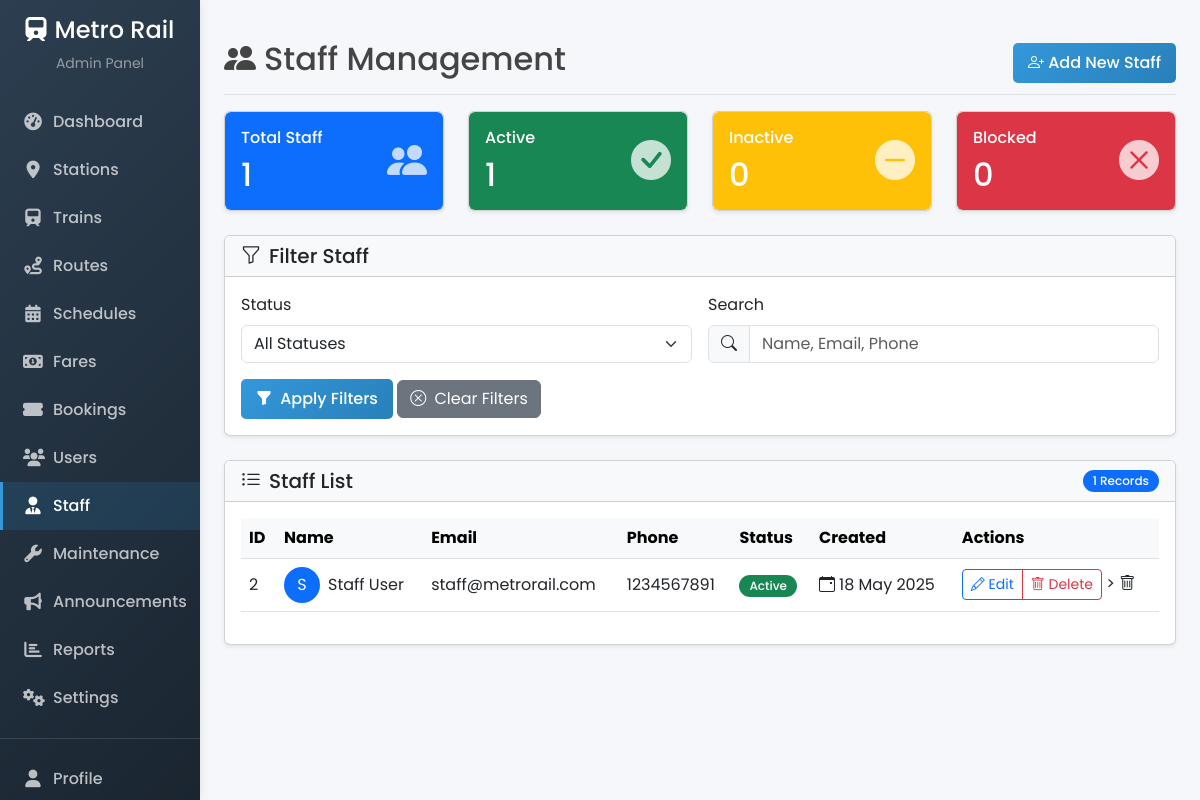
The page /admin/staff.php (signed in) on the database its author committed.
### tables this page shows
CREATE TABLE `users` (
  `id` int(11) NOT NULL,
  `name` varchar(100) NOT NULL,
  `email` varchar(100) NOT NULL,
  `phone` varchar(20) NOT NULL,
  `password` varchar(255) NOT NULL,
  `role` enum('admin','staff','user') NOT NULL DEFAULT 'user',
  `status` enum('active','inactive','blocked') NOT NULL DEFAULT 'active',
  `created_at` datetime NOT NULL,
  `updated_at` datetime DEFAULT NULL
);

### includes/db.php (called while the page is built, shortened)
<?php
try {
    $conn = new mysqli(DB_HOST, DB_USER, DB_PASS, DB_NAME);
} catch (mysqli_sql_exception $e) {
    if (DEBUG_MODE) {
        die('Database Connection Failed: ' . $e->getMessage());
    } else {
        die('Database Connection Failed. Please try again later.');
    }
}
$conn->set_charset('utf8');
function executeQuery($sql, $params = []) {
    global $conn;
    $stmt = $conn->prepare($sql);
    $stmt->execute();
    $result = $stmt->get_result();
    return $result;
}
function fetchRow($sql, $params = []) {
    $result = executeQuery($sql, $params);
    if ($result && $result->num_rows > 0) {
        return $result->fetch_assoc();
    }
    return null;
}
function fetchRows($sql, $params = []) {
    $result = executeQuery($sql, $params);
    $rows = [];
    if ($result && $result->num_rows > 0) {
        while ($row = $result->fetch_assoc()) {
            $rows[] = $row;
        }
    }
    return $rows;
}

### admin/staff.php (the view, shortened to what this page needs)
<?php
require_once '../includes/db.php';
$searchTerm = isset($_GET['search']) ? sanitizeInput($_GET['search']) : '';
$query = "SELECT * FROM users WHERE role = 'staff'";
$params = [];
$query .= " ORDER BY id DESC";
$staffMembers = fetchRows($query, $params);
$totalStaff = fetchRow("SELECT COUNT(*) as count FROM users WHERE role = 'staff'")['count'];
$activeStaff = fetchRow("SELECT COUNT(*) as count FROM users WHERE role = 'staff' AND status = 'active'")['count'];
$inactiveStaff = fetchRow("SELECT COUNT(*) as count FROM users WHERE role = 'staff' AND status = 'inactive'")['count'];
$blockedStaff = fetchRow("SELECT COUNT(*) as count FROM users WHERE role = 'staff' AND status = 'blocked'")['count'];
?>
<!DOCTYPE html>
<html lang="en">
<head>
    <link rel="stylesheet" href="https://cdn.jsdelivr.net/npm/bootstrap@5.3.0/dist/css/bootstrap.min.css">
    <link rel="stylesheet" href="https://cdn.jsdelivr.net/npm/bootstrap-icons@1.11.1/font/bootstrap-icons.css">
    <link rel="stylesheet" href="https://cdnjs.cloudflare.com/ajax/libs/font-awesome/6.0.0-beta3/css/all.min.css">
    <link rel="stylesheet" href="<?= APP_URL ?>/css/admin.css">
</head>
<body>
    <div class="container-fluid">
        <div class="row">
            <?php include '../includes/admin_sidebar.php'; ?>
            <div class="col-md-9 ms-sm-auto col-lg-10 px-md-4 py-4 main-content">
                <div class="d-flex justify-content-between flex-wrap flex-md-nowrap align-items-center pt-3 pb-2 mb-3 border-bottom">
                    <h1 class="h2"><i class="bi bi-people-fill me-2"></i>Staff Management</h1>
                    <div class="btn-toolbar mb-2 mb-md-0">
                        <button type="button" class="btn btn-primary" data-bs-toggle="modal" data-bs-target="#addStaffModal">
                            <i class="bi bi-person-plus"></i> Add New Staff
                        </button>
                    </div>
                </div>
                <div class="row mb-4">
                    <div class="col-md-3">
                        <div class="card staff-card shadow-sm">
                            <div class="card-body bg-primary text-white rounded">
                                <div class="d-flex justify-content-between align-items-center">
                                    <div>
                                        <h6 class="card-title">Total Staff</h6>
                                        <h2 class="mb-0"><?= $totalStaff ?></h2>
                                    </div>
                                    <div>
                                        <i class="bi bi-people-fill fs-1 opacity-75"></i>
                                    </div>
                                </div>
                            </div>
                        </div>
                    </div>
                    <div class="col-md-3">
                        <div class="card staff-card shadow-sm">
                            <div class="card-body bg-success text-white rounded">
                                <div class="d-flex justify-content-between align-items-center">
                                    <div>
                                        <h6 class="card-title">Active</h6>
                                        <h2 class="mb-0"><?= $activeStaff ?></h2>
                                    </div>
                                    <div>
                                        <i class="bi bi-check-circle-fill fs-1 opacity-75"></i>
                                    </div>
                                </div>
                            </div>
                        </div>
                    </div>
                    <div class="col-md-3">
                        <div class="card staff-card shadow-sm">
                            <div class="card-body bg-warning text-white rounded">
                                <div class="d-flex justify-content-between align-items-center">
                                    <div>
                                        <h6 class="card-title">Inactive</h6>
                                        <h2 class="mb-0"><?= $inactiveStaff ?></h2>
                                    </div>
                                    <div>
                                        <i class="bi bi-dash-circle-fill fs-1 opacity-75"></i>
                                    </div>
                                </div>
                            </div>
                        </div>
                    </div>
                    <div class="col-md-3">
                        <div class="card staff-card shadow-sm">
                            <div class="card-body bg-danger text-white rounded">
                                <div class="d-flex justify-content-between align-items-center">
                                    <div>
                                        <h6 class="card-title">Blocked</h6>
                                        <h2 class="mb-0"><?= $blockedStaff ?></h2>
                                    </div>
                                    <div>
                                        <i class="bi bi-x-circle-fill fs-1 opacity-75"></i>
                                    </div>
                                </div>
                            </div>
                        </div>
                    </div>
                </div>
                <div class="card shadow-sm mb-4">
                    <div class="card-header bg-light">
                        <h5 class="card-title mb-0"><i class="bi bi-funnel me-2"></i>Filter Staff</h5>
                    </div>
                    <div class="card-body">
                        <form action="" method="get" class="row g-3">
                            <div class="col-md-6">
                                <label for="status" class="form-label">Status</label>
                                <select name="status" id="status" class="form-select">
                                    <option value="">All Statuses</option>
                                </select>
                            </div>
                            <div class="col-md-6">
                                <label for="search" class="form-label">Search</label>
                                <div class="input-group">
                                    <span class="input-group-text"><i class="bi bi-search"></i></span>
                                    <input type="text" class="form-control" id="search" name="search" placeholder="Name, Email, Phone" value="<?= htmlspecialchars($searchTerm) ?>">
                                </div>
                            </div>
                            <div class="col-12">
                                <button type="submit" class="btn btn-primary">
                                    <i class="bi bi-funnel-fill me-1"></i> Apply Filters
                                </button>
                                <a href="<?= APP_URL ?>/admin/staff.php" class="btn btn-secondary">
                                    <i class="bi bi-x-circle me-1"></i> Clear Filters
                                </a>
                            </div>
                        </form>
                    </div>
                </div>
                <div class="card shadow-sm mb-4">
                    <div class="card-header bg-light d-flex justify-content-between align-items-center">
                        <h5 class="card-title mb-0"><i class="bi bi-list-ul me-2"></i>Staff List</h5>
                        <span class="badge bg-primary"><?= count($staffMembers) ?> Records</span>
                    </div>
                    <div class="card-body">
                        <div class="table-responsive">
                            <table class="table table-hover align-middle">
                                <thead class="table-light">
                                    <tr>
                                        <th>ID</th>
                                        <th>Name</th>
                                        <th>Email</th>
                                        <th>Phone</th>
                                        <th>Status</th>
                                        <th>Created</th>
                                        <th>Actions</th>
                                    </tr>
                                </thead>
                                <tbody>
                                    <?php if (empty($staffMembers)): ?>
                                        <tr>
                                            <td colspan="7" class="text-center py-4">
                                                <div class="d-flex flex-column align-items-center">
                                                    <i class="bi bi-exclamation-circle text-muted mb-2" style="font-size: 2rem;"></i>
                                                    <p class="text-muted mb-0">No staff members found.</p>
                                                </div>
                                            </td>
                                        </tr>
                                    <?php else: ?>
                                        <?php foreach ($staffMembers as $staff): ?>
                                            <tr>
                                                <td><?= $staff['id'] ?></td>
                                                <td>
                                                    <div class="d-flex align-items-center">
                                                        <div class="avatar-initials bg-primary text-white rounded-circle me-2 d-flex align-items-center justify-content-center" style="width: 36px; height: 36px;">
                                                            <?= strtoupper(substr($staff['name'], 0, 1)) ?>
                                                        </div>
                                                        <div>
                                                            <?= htmlspecialchars($staff['name']) ?>
                                                        </div>
                                                    </div>
                                                </td>
                                                <td><?= htmlspecialchars($staff['email']) ?></td>
                                                <td><?= htmlspecialchars($staff['phone']) ?></td>
                                                <td>
                                                    <span class="badge bg-<?=
                                                        $staff['status'] === 'active' ? 'success' :
                                                        ($staff['status'] === 'inactive' ? 'warning' : 'danger')
                                                    ?>">
                                                        <?= ucfirst($staff['status']) ?>
                                                    </span>
                                                </td>
                                                <td><i class="bi bi-calendar-event me-1"></i><?= date('d M Y', strtotime($staff['created_at'])) ?></td>
                                                <td>
                                                    <div class="btn-group" role="group">
                                                        <a href="<?= APP_URL ?>/admin/staff.php?action=edit&id=<?= $staff['id'] ?>" class="btn btn-sm btn-outline-primary">
                                                            <i class="bi bi-pencil"></i> Edit
                                                        </a>
                                                        <button type="button" class="btn btn-sm btn-outline-danger delete-staff" data-bs-toggle="modal" data-bs-target="#deleteStaffModal<?= $staff['id'] ?>">
                                                            <i class="bi bi-trash"></i> Delete
                                                        </button>
                                                    </div>
                                                    >
                                                            <i class="bi bi-trash"></i>
                                                    </div>
                                        <?php endforeach; ?>
                                    <?php endif; ?>
                        </div>
                    </div>
                </div>
            </div>
        </div>
</body>
</html>

### css/admin.css (style rules this page uses)
:root { --admin-primary: #3498db; --admin-secondary: #2c3e50; --admin-success: #2ecc71; --admin-danger: #e74c3c; --admin-warning: #f39c12; --admin-info: #3498db; --admin-light: #ecf0f1; --admin-dark: #2c3e50; --admin-sidebar-width: 250px; }
body { font-family: 'Poppins', sans-serif; background-color: #f5f7fa; color: #444; }
.main-content { margin-left: var(--admin-sidebar-width); padding: 20px; transition: all 0.3s; }
.btn-primary { background: linear-gradient(135deg, var(--admin-primary) 0%, #2980b9 100%); border: none; padding: 8px 15px; border-radius: 5px; font-weight: 500; }
.badge { padding: 5px 10px; font-weight: 500; border-radius: 30px; }

### admin/staff.php (style rules this page uses)
.staff-card { transition: transform 0.3s ease; }

### rows shown on the page
users: id "2", name "S", name "Staff User", email "staff@metrorail.com", phone "1234567891", status "Active", created_at "18 May 2025"

### other values the page prints
$totalStaff "1"
$activeStaff "1"
$inactiveStaff "0"
$blockedStaff "0"
count($staffMembers) "1"
